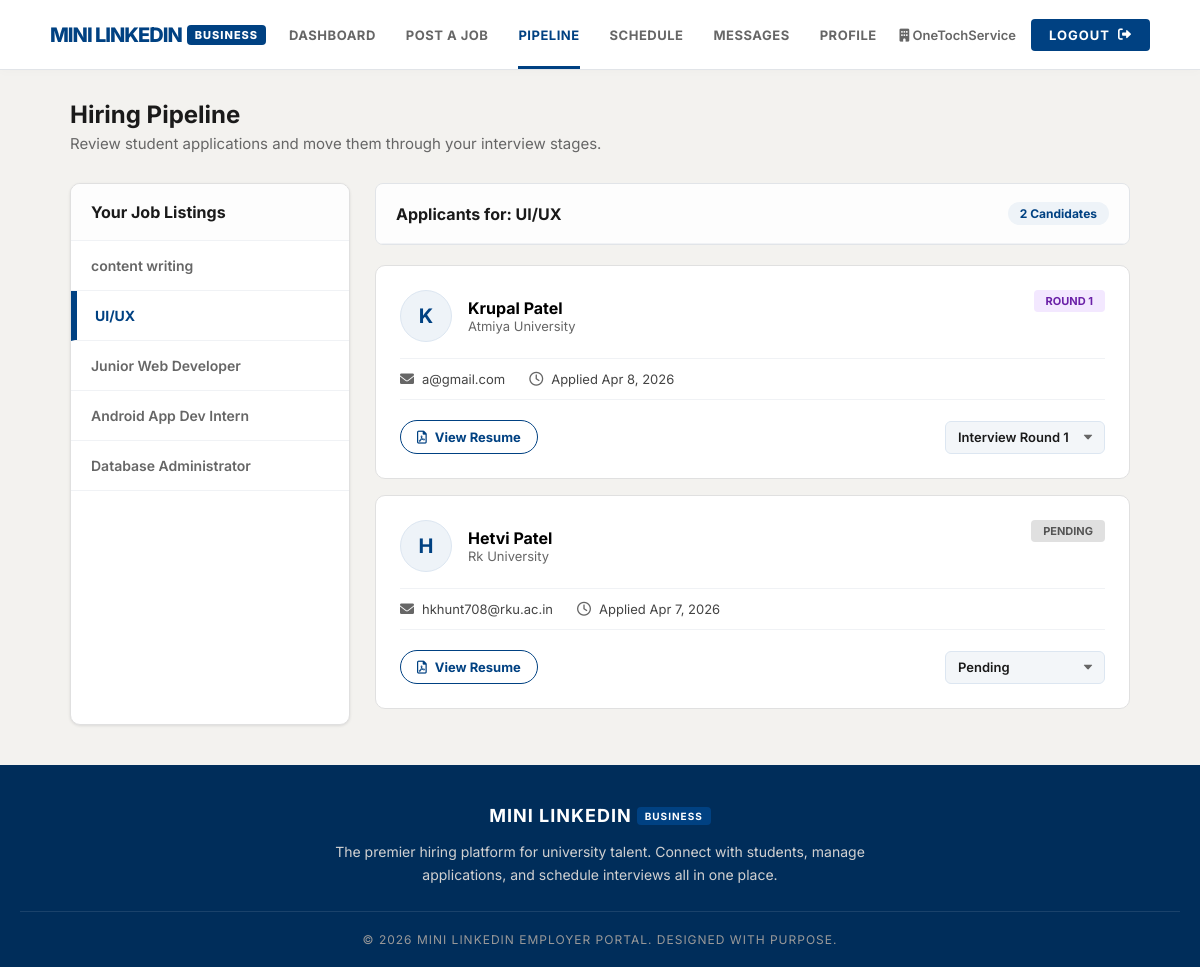
The page /company/applications.php?job_id=5 (signed in) on the database its author committed.
### tables this page shows
CREATE TABLE `jobs` (
  `id` int(11) NOT NULL,
  `company_id` int(11) DEFAULT NULL,
  `company_name` varchar(150) NOT NULL,
  `title` varchar(150) NOT NULL,
  `job_type` enum('Internship','Full-time','Part-time') NOT NULL,
  `location` varchar(100) NOT NULL,
  `description` text NOT NULL,
  `created_at` timestamp NOT NULL DEFAULT current_timestamp()
);

CREATE TABLE `applications` (
  `id` int(11) NOT NULL,
  `job_id` int(11) NOT NULL,
  `user_id` int(11) NOT NULL,
  `resume_path` varchar(255) NOT NULL,
  `status` enum('Pending','Reviewed','Round 1','Round 2','Hired','Rejected') DEFAULT 'Pending',
  `applied_at` timestamp NOT NULL DEFAULT current_timestamp()
);

CREATE TABLE `registration_details` (
  `id` int(11) NOT NULL,
  `login_id` int(11) NOT NULL,
  `fullname` varchar(100) NOT NULL,
  `university` varchar(150) NOT NULL
);

### company/applications.php (the view, shortened to what this page needs)
<?php
$host = "localhost";
$rootUser = "root";
$rootPass = "";
$dbName = "mini_linkedin";
$conn = new mysqli($host, $rootUser, $rootPass, $dbName);
$company_id = $_SESSION['company_id'];
$company_name = $_SESSION['company_name'];
$conn->query("ALTER TABLE applications MODIFY COLUMN status ENUM('Pending', 'Reviewed', 'Round 1', 'Round 2', 'Hired', 'Rejected') DEFAULT 'Pending'");
$active_job_id = isset($_GET['job_id']) ? (int)$_GET['job_id'] : 0;
$jobs_sql = "SELECT id, title FROM jobs WHERE company_id = $company_id ORDER BY created_at DESC";
$all_jobs = $conn->query($jobs_sql);
?>
<!DOCTYPE html>
<html lang="en">
<head>
    <link rel="stylesheet" href="https://cdnjs.cloudflare.com/ajax/libs/font-awesome/6.0.0/css/all.min.css">
    <link rel="stylesheet" href="company_style.css?v=<?php echo time(); ?>">
    <link rel="stylesheet" href="applications.css?v=<?php echo time(); ?>">
</head>
<body class="dashboard-body">
    <nav class="navbar">
        <a href="company_dashboard.php" class="nav-logo">MINI LINKEDIN <span class="badge">BUSINESS</span></a>
        <div class="nav-links">
            <a href="company_dashboard.php">Dashboard</a>
            <a href="post_job.php">Post a Job</a>
            <a href="applications.php" class="active-nav">Pipeline</a>
            <a href="schedule.php">Schedule</a>
            <a href="company_message.php">Messages</a>
            <a href="company_profile.php">Profile</a>
        </div>
        <div class="nav-logout">
            <span style="font-size: 13px; font-weight: 600; color: #666; margin-right: 15px;">
                <i class="fas fa-building"></i> <?php echo htmlspecialchars($company_name); ?>
            </span>
            <a href="company_dashboard.php?logout=true" class="btn-logout">LOGOUT <i class="fas fa-sign-out-alt"></i></a>
        </div>
    </nav>
    <div class="main-content-wrapper">
        <div class="company-container">
            <div class="welcome-header">
                <h2>Hiring Pipeline</h2>
                <p>Review student applications and move them through your interview stages.</p>
            </div>
            <div class="pipeline-layout">
                <aside class="pipeline-sidebar panel-card">
                    <div class="panel-header">
                        <h3>Your Job Listings</h3>
                    </div>
                    <div class="job-list-menu">
                        <?php if ($all_jobs->num_rows > 0): ?>
                            <?php while($job = $all_jobs->fetch_assoc()): ?>
                                <a href="applications.php?job_id=<?php echo $job['id']; ?>" class="job-menu-link <?php echo $job['id'] == $active_job_id ? 'active' : ''; ?>">
                                    <?php echo htmlspecialchars($job['title']); ?>
                                </a>
                            <?php endwhile; ?>
                        <?php else: ?>
                            <div style="padding: 20px; font-size: 13px; color: #666;">No jobs posted yet. <br><a href="post_job.php" style="color: #004182;">Post a job first!</a></div>
                        <?php endif; ?>
                    </div>
                </aside>
                <main class="pipeline-main">
                    <?php if ($active_job_id > 0): ?>
                        <?php
                        $job_title = $conn->query("SELECT title FROM jobs WHERE id = $active_job_id")->fetch_assoc()['title'];
                        $apps_sql = "SELECT a.id as app_id, a.status, a.applied_at, a.resume_path,
                                            r.fullname, r.university, l.email, r.login_id as student_id
                                     FROM applications a
                                     JOIN login_credentials l ON a.user_id = l.id
                                     JOIN registration_details r ON l.id = r.login_id
                                     WHERE a.job_id = $active_job_id
                                     ORDER BY a.applied_at DESC";
                        $applications = $conn->query($apps_sql);
                        ?>
                        <div class="panel-card" style="margin-bottom: 20px;">
                            <div class="panel-header">
                                <h3>Applicants for: <?php echo htmlspecialchars($job_title); ?></h3>
                                <span style="background: #eef3f8; color: #004182; padding: 4px 12px; border-radius: 20px; font-size: 12px; font-weight: 700;">
                                    <?php echo $applications->num_rows; ?> Candidates
                                </span>
                            </div>
                        </div>
                        <div class="applicants-grid">
                            <?php if ($applications->num_rows > 0): ?>
                                <?php while($app = $applications->fetch_assoc()):
                                    $badge_class = "status-pending";
                                    if ($app['status'] == 'Round 1' || $app['status'] == 'Round 2') $badge_class = "status-interview";
                                ?>
                                    <div class="applicant-card panel-card">
                                        <div class="applicant-header">
                                            <div class="applicant-info">
                                                <div class="avatar-circle"><?php echo strtoupper(substr($app['fullname'], 0, 1)); ?></div>
                                                <div>
                                                    <h4><?php echo htmlspecialchars($app['fullname']); ?></h4>
                                                    <p><?php echo htmlspecialchars($app['university']); ?></p>
                                                </div>
                                            </div>
                                            <span class="status-badge <?php echo $badge_class; ?>"><?php echo $app['status']; ?></span>
                                        </div>
                                        <div class="applicant-meta">
                                            <p><i class="fas fa-envelope"></i> <?php echo htmlspecialchars($app['email']); ?></p>
                                            <p><i class="far fa-clock"></i> Applied <?php echo date("M j, Y", strtotime($app['applied_at'])); ?></p>
                                        </div>
                                        <div class="applicant-actions">
                                            <a href="../user/uploads/resumes/<?php echo htmlspecialchars($app['resume_path']); ?>" target="_blank" class="btn-resume">
                                                <i class="far fa-file-pdf"></i> View Resume
                                            </a>
                                            <form method="POST" action="applications.php?job_id=<?php echo $active_job_id; ?>" class="status-form">
                                                <select name="status" onchange="this.form.submit()">
                                                    <option value="Pending" <?php if($app['status'] == 'Pending') echo 'selected'; ?>>Pending</option>
                                                    <option value="Round 1" <?php if($app['status'] == 'Round 1') echo 'selected'; ?>>Interview Round 1</option>
                                                </select>
                                            </form>
                                        </div>
                                    </div>
                                <?php endwhile; ?>
                            <?php endif; ?>
                        </div>
                    <?php endif; ?>
                </main>
            </div>
        </div>
    </div>
    <footer class="simple-bottom-footer">
        <div class="footer-content">
            <h3>MINI LINKEDIN <span class="badge" style="font-size: 10px;">BUSINESS</span></h3>
            <p>The premier hiring platform for university talent. Connect with students, manage applications, and schedule interviews all in one place.</p>
        </div>
        <div class="footer-copyright">
            <p>&copy; <?php echo date("Y"); ?> Mini LinkedIn Employer Portal. Designed with purpose.</p>
        </div>
    </footer>
</body>
</html>

### company/company_style.css (style rules this page uses)
* { margin: 0; padding: 0; box-sizing: border-box; font-family: 'Inter', sans-serif; }
html, body.dashboard-body { height: 100%; }
body.dashboard-body { display: flex; flex-direction: column; background-color: #f3f2ef; }
.main-content-wrapper { flex: 1 0 auto; width: 100%; margin-top: 100px; }
.badge { background: #004182; color: #ffffff; font-size: 11px; padding: 3px 8px; border-radius: 4px; letter-spacing: 1px; vertical-align: middle; margin-left: 5px; }
.navbar { background-color: #ffffff; height: 70px; width: 100%; position: fixed; top: 0; left: 0; display: flex; align-items: center; justify-content: space-between; padding: 0 50px; border-bottom: 1px solid #e1e4e8; z-index: 1000; box-shadow: 0 2px 10px rgba(0,0,0,0.02); }
.nav-logo { color: #004182; font-size: 20px; font-weight: 800; text-decoration: none; letter-spacing: -1px; display: flex; align-items: center; }
.nav-links { display: flex; gap: 30px; height: 100%; align-items: center; }
.nav-links a { text-decoration: none; color: #666666; font-size: 13px; font-weight: 700; text-transform: uppercase; letter-spacing: 0.5px; transition: 0.2s ease; height: 100%; display: flex; align-items: center; border-bottom: 3px solid transparent; padding-top: 3px; }
.nav-links a.active-nav { color: #004182; border-bottom-color: #004182; }
.nav-logout { display: flex; align-items: center; }
.btn-logout { text-decoration: none; color: #ffffff; background-color: #004182; font-weight: 700; font-size: 13px; text-transform: uppercase; letter-spacing: 1px; padding: 8px 18px; border-radius: 4px; display: flex; align-items: center; gap: 8px; transition: 0.2s; }
.simple-bottom-footer { background-color: #002d5a; color: #ffffff; text-align: center; padding: 40px 20px 20px; width: 100%; margin-top: auto; }
.footer-content { max-width: 600px; margin: 0 auto; }
.footer-content h3 { font-size: 18px; letter-spacing: 1px; margin-bottom: 15px; display: flex; align-items: center; justify-content: center; }
.footer-content p { color: #d1d1d1; font-size: 14px; line-height: 1.6; margin-bottom: 25px; }
.footer-copyright { border-top: 1px solid rgba(255, 255, 255, 0.1); padding-top: 20px; }
.footer-copyright p { color: #999; font-size: 12px; text-transform: uppercase; letter-spacing: 1px; margin: 0; }
.company-container { max-width: 1100px; margin: 0 auto 40px auto; padding: 0 20px; }
.welcome-header { margin-bottom: 30px; }
.welcome-header h2 { font-size: 24px; color: #1a1a1a; margin-bottom: 5px; }
.welcome-header p { font-size: 15px; color: #666; }
.panel-card { background: #ffffff; border-radius: 8px; border: 1px solid #e1e4e8; overflow: hidden; }
.panel-header { padding: 18px 20px; border-bottom: 1px solid #f0f2f5; background: #fdfdfd; display: flex; justify-content: space-between; align-items: center; }
.panel-header h3 { font-size: 16px; color: #1a1a1a; margin: 0; }

### rows shown on the page
jobs: title "content writing"
jobs: title "UI/UX"
jobs: title "Junior Web Developer"
jobs: title "Android App Dev Intern"
jobs: title "Database Administrator"
applications: registration_details.fullname "K", registration_details.fullname "Krupal Patel", registration_details.university "Atmiya University", status "ROUND 1", user.email "a@gmail.com", applied_at "Apr 8, 2026", status "Interview Round 1"
applications: registration_details.fullname "H", registration_details.fullname "Hetvi Patel", registration_details.university "Rk University", status "PENDING", user.email "hkhunt708@rku.ac.in", applied_at "Apr 7, 2026", status "Pending"

### other values the page prints
$company_name "OneTochService"
$applications->num_rows "2"
